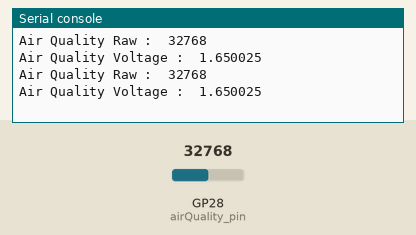
The program below on a simulated Raspberry Pi Pico running MicroPython. On the bench: the last lines printed to the serial console. The test bench sets the inputs (shaded band); at power-on: GP28 (airQuality_pin) = 32768 (analog values on the 0–65535 scale).

Above: at 1.2 s.
1.3 s: GP28 (airQuality_pin) set to 45874
At 2.6 s:
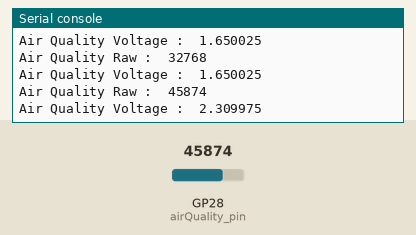
2.8 s: GP28 (airQuality_pin) set to 57670
At 3.8 s:
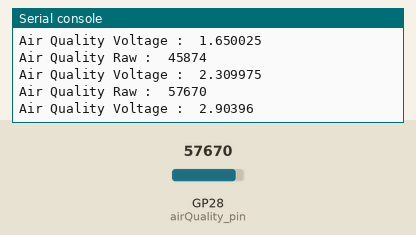
Timing chart, 0 to 5.8 s (numbered marks = the images above; inputs shaded):
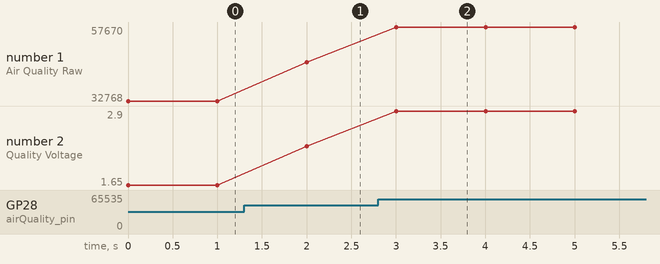

The program:

01_Air_Quality.py
```python
# Ref: https://wiki.seeedstudio.com/Grove-Air_Quality_Sensor_v1.3/

# Import Library
from machine import Pin, ADC
from time import sleep

# Pin Declaration
airQuality_pin = 28

adc = ADC(airQuality_pin)

while True:
  airQuality_raw = adc.read_u16() # read value, 0-65535 across voltage range 0.0v - 3.3v
  airQuality_volt = (airQuality_raw/65535)*3.3
  print("Air Quality Raw : ", airQuality_raw)
  print("Air Quality Voltage : ", airQuality_volt)
  sleep(1)
```

Measured:
- after the input at 1.3 s, the serial console: prints a new line after 0.70 s (image 1)
- after the input at 2.8 s, the serial console: prints a new line after 0.20 s (image 2)
- plotted number 1: 32768 → 45874 after the input at 1.3 s, 45874 → 57670 after the input at 2.8 s
- plotted number 2: 1.65 → 2.31 after the input at 1.3 s, 2.31 → 2.9 after the input at 2.8 s
